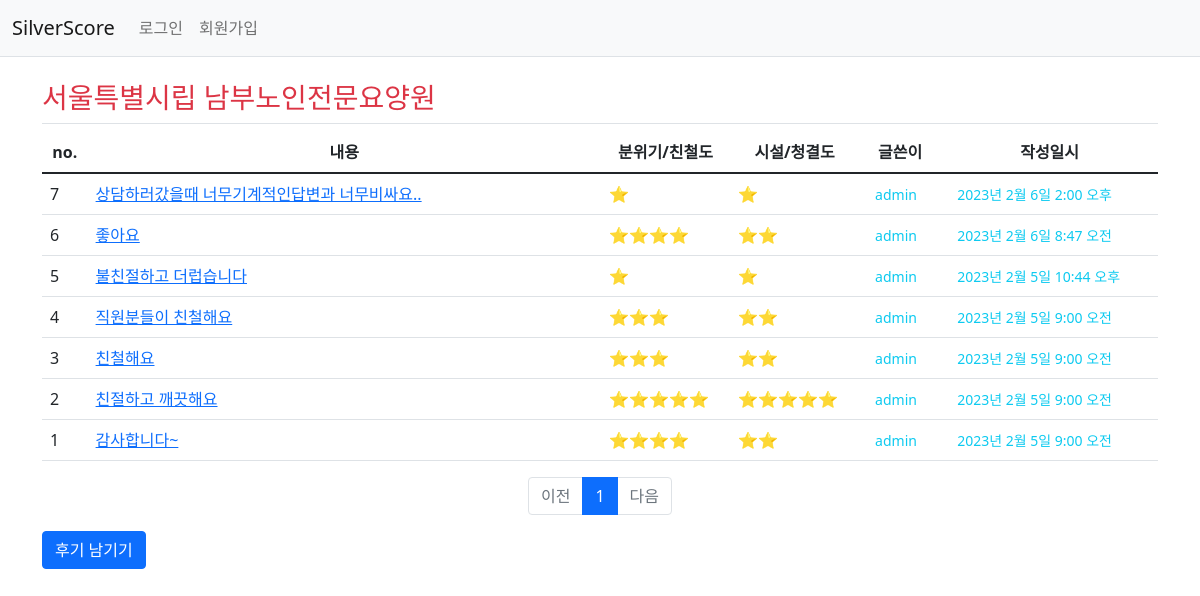
The app's page /member/review/list/1/ with its own data.
### member/models.py (models this page shows)
class LongTermAdmin(models.Model):
    id = models.AutoField(primary_key=True)
    longTermAdminSym = models.CharField(max_length=11)
    adminPttnCd = models.CharField(max_length=3)
    siDoCd = models.CharField(max_length=2)
    siGunGuCd = models.CharField(max_length=3)
    adminNm = models.CharField(max_length=100)
    ratingCd = models.CharField(max_length=15, blank=True, null=True)
    ratingDate = models.DateField()
    ratingGrade = models.CharField(max_length=1)
    detailAddr = models.CharField(max_length=1000)
    telNo = models.CharField(max_length=18)
    jaehwalCd = models.CharField(max_length=1, blank=True, null=True)
    chimaeCd = models.CharField(max_length=1, blank=True, null=True)
    photo = models.ImageField(upload_to='images/', null=True)
    longTermPeribRgtDt = models.DateField()
    stpRptDt = models.DateField()
    adminCd = models.CharField(max_length=1)
    sidogungucode = models.ForeignKey(SiDoGunGuCode, on_delete=models.CASCADE)
    adminpttncode = models.ForeignKey(AdminPttnCode, on_delete=models.CASCADE)

class Review(models.Model):
    id = models.BigAutoField(primary_key=True)
    amKind = models.SmallIntegerField(default=0)
    faClean = models.SmallIntegerField(default=0)
    content = models.CharField(max_length=500, blank=True)
    createDate = models.DateTimeField()
    modifyDate = models.DateTimeField(null=True, blank=True)
    user = models.ForeignKey(User, on_delete=models.CASCADE)
    longtermadmin = models.ForeignKey(LongTermAdmin, on_delete=models.CASCADE)

### member/views.py (the view)
# urls.py: path('review/list/<int:longtermadmin_id>/', views.review_index, name='review_index'),
def review_index(request, longtermadmin_id):
    longtermadmin = get_object_or_404(LongTermAdmin, pk=longtermadmin_id)
    page = request.GET.get('page', 1)   # 페이지
    review_list = Review.objects.filter(longtermadmin_id=longtermadmin_id).order_by('-createDate')
    paginator = Paginator(review_list, 10)    # 페이지당 10개씩 보여주기
    page_obj = paginator.get_page(page)
    context = {'longtermadmin': longtermadmin, 'review_list': page_obj}
    return render(request, 'member/review_list.html', context)

### member/templatetags/member_filter.py (called while the page is built)
@register.filter
def sub(value, arg):
    return value - arg

### templates/member/review_list.html (shortened to what this page needs)
<!DOCTYPE html>
<html lang="en">
<head>
</head>
<body>
{% extends 'base.html' %}
{% load member_filter %}
{% block content %}
<div class="container my-3">
    <h3 class="border-bottom py-2 text-danger">{{ longtermadmin.adminNm }}</h3>
    <table class="table">
        <thead class="thead-dark">
        <tr class="text-center">
            <th>no.</th>
            <th style="width:46%">내용</th>
            <th>분위기/친철도</th>
            <th>시설/청결도</th>
            <th>글쓴이</th>
            <th>작성일시</th>
        </tr>
        </thead>
        <tbody>
        {% if review_list %}
        {% for review in review_list %}
        <tr class="text-left">
            <td>
                {{ review_list.paginator.count|sub:review_list.start_index|sub:forloop.counter0|add:1 }}
            </td>
            <td class="text-start">
                <a href="{% url 'member:review_detail' review.id %}">{{ review.content|truncatechars:34 }}</a>
            </td>
            <td>{% for i in ""|ljust:review.amKind %}⭐{% endfor %}</td>
            <td>{% for i in ""|ljust:review.faClean %}⭐{% endfor %}</td>
            <td><span class="text-info small mx-2">{{ review.user.username }}</span></td>
            <td><span class="text-info small mx-2">{{ review.createDate }}</span></td>
        </tr>
        {% endfor %}
        {% else %}
        <tr>
            <td colspan="4">후기가 없습니다.</td>
        </tr>
        {% endif %}
        </tbody>
    </table>
    <ul class="pagination justify-content-center">
        {% if review_list.has_previous %}
        <li class="page-item">
            <a class="page-link" href="?page={{ review_list.previous_page_number }}">이전</a>
        </li>
        {% else %}
        <li class="page-item disabled">
            <a class="page-link" tabindex="-1" aria-disabled="true" href="#">이전</a>
        </li>
        {% endif %}
        {% for page_number in review_list.paginator.page_range %}
        {% if page_number >= review_list.number|add:-5 and page_number <= review_list.number|add:5 %}
        {% if page_number == review_list.number %}
        <li class="page-item active" aria-current="page">
            <a class="page-link" href="?page={{ page_number }}">{{ page_number }}</a>
        </li>
        {% else %}
        <li class="page-item">
            <a class="page-link" href="?page={{ page_number }}">{{ page_number }}</a>
        </li>
        {% endif %}
        {% endif %}
        {% endfor %}
        {% if review_list.has_next %}
        <li class="page-item">
            <a class="page-link" href="?page={{ review_list.next_page_number }}">다음</a>
        </li>
        {% else %}
        <li class="page-item disabled">
            <a class="page-link" tabindex="-1" aria-disabled="true" href="#">다음</a>
        </li>
        {% endif %}
    </ul>
    <a href="{% url 'member:review_create' longtermadmin.id %}" class="btn btn-primary">후기 남기기</a>
</div>
{% endblock %}

### templates/base.html (shortened to what this page needs)
{% load static %}
<!DOCTYPE html>
<html lang="ko">
<head>
    <link rel="stylesheet" type="text/css" href="{% static 'bootstrap.min.css' %}">
    <link rel="stylesheet" type="text/css" href="{% static 'style.css' %}">
</head>
<body>
{% include "navbar.html" %}
{% block content %}
{% endblock %}
</body>
</html>

### templates/navbar.html (shortened to what this page needs)
<!DOCTYPE html>
<html lang="en">
<head>
</head>
<body>
<nav class="navbar navbar-expand-lg navbar-light bg-light border-bottom">
    <div class="container-fluid">
        <a class="navbar-brand" href="{% url 'care:index' %}">SilverScore</a>
        <div class="collapse navbar-collapse" id="navbarSupportedContent">
            <ul class="navbar-nav me-auto mb-2 mb-lg-0">
                <li class="nav-item" >
                    {% if user.is_authenticated %}
                    <a class="nav-link" href="{% url 'common:logout' %}">{{ user.username }} (로그아웃)</a>
                    {% else %}
                    <a class="nav-link" href="{% url 'common:login' %}">로그인</a>
                    {% endif %}
                </li>
                <li class="nav-item">
                    {% if not user.is_authenticated %}
                    <a class="nav-link" href="{% url 'common:signup' %}">회원가입</a>
                    {% endif %}
                </li>
            </ul>
        </div>
    </div>
</nav>
</body>
</html>

### records on screen
LongTermAdmin: adminNm "서울특별시립 남부노인전문요양원"
Review: paginator.count|sub "7", content "상담하러갔을때 너무기계적인답변과 너무비싸요..", amKind 1 (drawn), faClean 1 (drawn), user.username "admin", createDate "2023년 2월 6일 2:00 오후"
Review: paginator.count|sub "6", content "좋아요", amKind 4 (drawn), faClean 2 (drawn), user.username "admin", createDate "2023년 2월 6일 8:47 오전"
Review: paginator.count|sub "5", content "불친절하고 더럽습니다", amKind 1 (drawn), faClean 1 (drawn), user.username "admin", createDate "2023년 2월 5일 10:44 오후"
Review: paginator.count|sub "4", content "직원분들이 친철해요", amKind 3 (drawn), faClean 2 (drawn), user.username "admin", createDate "2023년 2월 5일 9:00 오전"
Review: paginator.count|sub "3", content "친철해요", amKind 3 (drawn), faClean 2 (drawn), user.username "admin", createDate "2023년 2월 5일 9:00 오전"
Review: paginator.count|sub "2", content "친절하고 깨끗해요", amKind 5 (drawn), faClean 5 (drawn), user.username "admin", createDate "2023년 2월 5일 9:00 오전"
Review: paginator.count|sub "1", content "감사합니다~", amKind 4 (drawn), faClean 2 (drawn), user.username "admin", createDate "2023년 2월 5일 9:00 오전"

### other values on screen
{{ page_number }} "1"
